Frame 1 (no input): blank canvas, image omitted
Frame 60 (the mouse pressed at the canvas centre just before this capture): blank canvas, image omitted
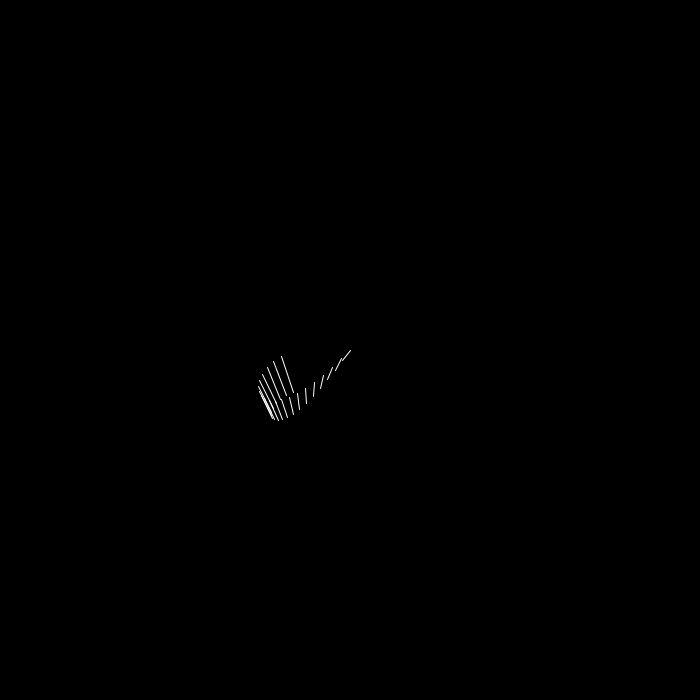
Frame 120 (the mouse held since frame 60 and released just before this capture)

The Processing sketch whose frames 1 and 60 were blank and that drew this single picture after the mouse press (run headless with seeded random() and noise(); from frame 60 on, the mouse is pressed at the canvas centre):

// Processing sketch: sfumatura
// ── sfumatura.pde
void setup(){
 size(700,700);
 background(0); 
}



float angle2 = 0.0f;

void draw()
{
  
  float nx = mouseX;
  float ny = mouseY;
  
  
  
  float offX = nx-pmouseX;
  float offY = ny-pmouseY;
  
  
  float angle = atan2(offY,offX);
  
  if(!mousePressed)
    return;
    
  ellipseMode(CENTER);
  float incrementoOffset = 3.5;
  float size = 20;
  
  stroke(255, 255 * ((abs(offX) + abs(offY))/300));
  pushMatrix();
    translate(mouseX,mouseY);
    
  
    rotate( angle );
    
    float porz = 100 / 50;
    float porzAngle = 6.28 / 50;
    angle2 = 0.0f;
    for(int i =0 ; i< size; i++)
    {
      
      angle2 += incrementoOffset ;
      rotate(angle2 * 0.001);   
        
      line(sin(angle2 *  0.001) * i * porz, 100 * sin(i * porzAngle),(i+1) * porz, 100 * sin((i+1) * porzAngle));
    }
  
  popMatrix();
  
 
}
